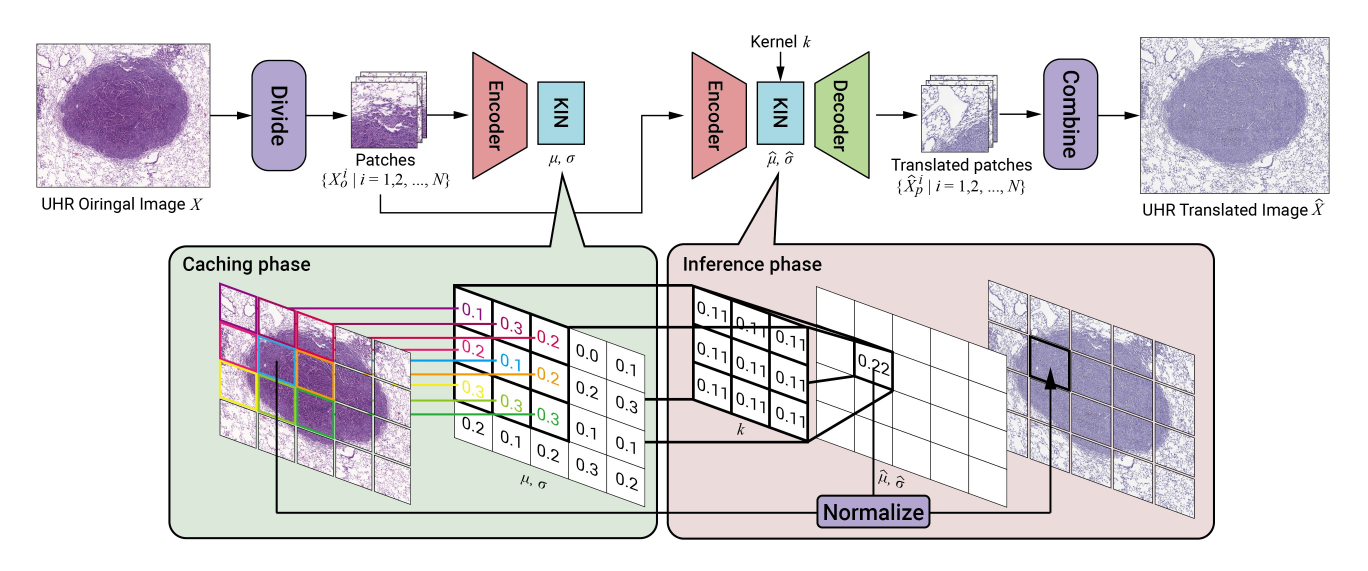
#> input picture imgs/KIN.jpg, 4104 x 1712 px (shown at 1/3 size)
$ python metric_whole_image_no_ref.py --path imgs/KIN.jpg   (older library calls are emulated)
#> lines starting #> are read from the running program, lines starting #| are printed output that depends on the picture; after the words box and inside, x2 and y2 are one past the last pixel; in counts of white or black regions, pixels touching at a corner belong together
### metrics/sobel.py
import cv2


def read_img_toYCRCB(img_path):
    img = cv2.imread(img_path)
    img = cv2.cvtColor(img, cv2.COLOR_BGR2YCR_CB)
    return img


def calculate_YCRCB_gradient(YCRCB_img):
    YCRCB_img_Y_channel = YCRCB_img[..., 0]
    sobelx = cv2.Sobel(YCRCB_img_Y_channel, -1, 1, 0, ksize=3)
    sobely = cv2.Sobel(YCRCB_img_Y_channel, -1, 0, 1, ksize=3)
    grad = cv2.addWeighted(sobelx, 0.5, sobely, 0.5, 0)
    return grad


def calculate_grad_avg(grad):
    h, w = grad.shape
    return grad.sum() / h / w


def calculate_sobel_gradient_pipeline(img_path):
    img_ycrcb = read_img_toYCRCB(img_path)
#> in read_img_toYCRCB, img is the input picture: shape (1712, 4104, 3); mean B, G, R 223.5, 220.7, 224.1
#> in read_img_toYCRCB, `img = cv2.cvtColor(img, cv2.COLOR_BGR2YCR_CB)`: img: shape (1712, 4104, 3); mean of channels 0, 1, 2 222, 129.5, 128.8
    grad = calculate_YCRCB_gradient(img_ycrcb)
#> in calculate_YCRCB_gradient, `grad = cv2.addWeighted(sobelx, 0.5, sobely, 0.5, 0)`:
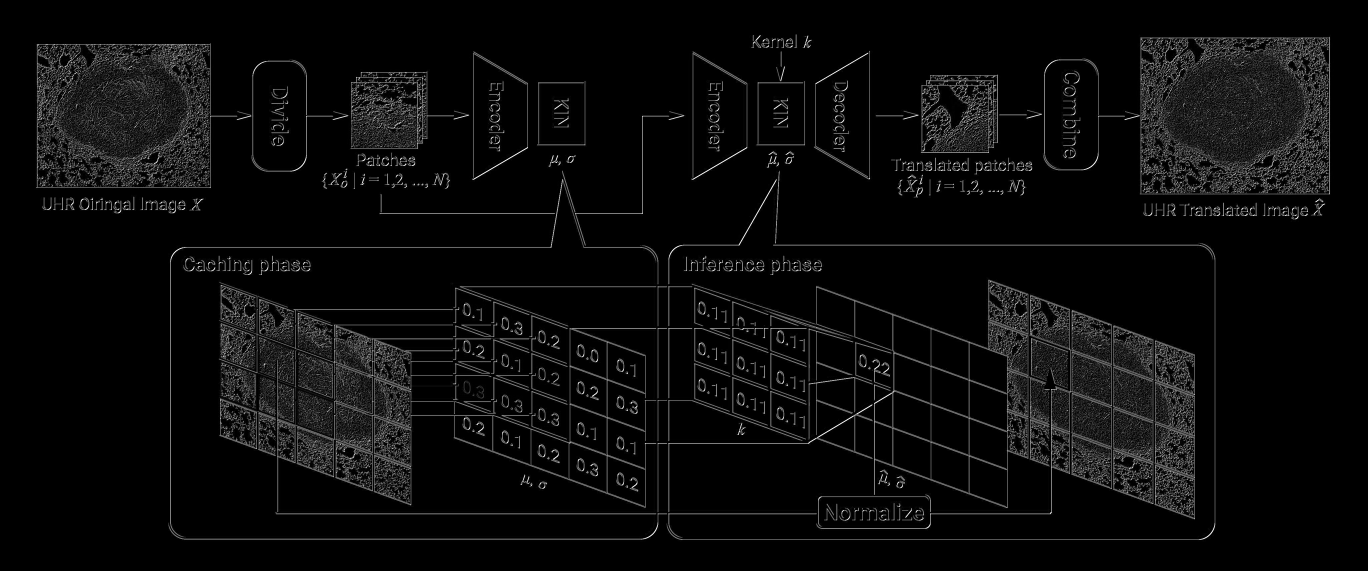
#> grad: shape (1712, 4104) (shown at 1/3 size); min 0, max 255, mean 11
    grad_avg = calculate_grad_avg(grad)
#> grad_avg = 11.03
    return grad, grad_avg

### metrics/piqe.py
# https://github.com/buyizhiyou/NRVQA/blob/master/piqe.py
import cv2
import numpy as np


def calculate_mscn(dis_image):
    dis_image = dis_image.astype(np.float32)
    ux = cv2.GaussianBlur(dis_image, (7, 7), 7 / 6)
    ux_sq = ux * ux
    sigma = np.sqrt(
        np.abs(
            cv2.GaussianBlur(dis_image**2, (7, 7), 7 / 6) - ux_sq
        )
    )

    mscn = (dis_image - ux) / (1 + sigma)

    return mscn


# Function to segment block edges


def segmentEdge(blockEdge, nSegments, blockSize, windowSize):
    # Segment is defined as a collection of 6 contiguous pixels in a block edge
    segments = np.zeros((nSegments, windowSize))
    for i in range(nSegments):
        segments[i, :] = blockEdge[i:windowSize]
        if windowSize <= (blockSize + 1):
            windowSize = windowSize + 1

    return segments


def noticeDistCriterion(
    Block, nSegments, blockSize, windowSize, blockImpairedThreshold, N
):
    # Top edge of block
    topEdge = Block[0, :]
    segTopEdge = segmentEdge(topEdge, nSegments, blockSize, windowSize)

    # Right side edge of block
    rightSideEdge = Block[:, N - 1]
    rightSideEdge = np.transpose(rightSideEdge)
    segRightSideEdge = segmentEdge(
        rightSideEdge, nSegments, blockSize, windowSize
    )

    # Down side edge of block
    downSideEdge = Block[N - 1, :]
    segDownSideEdge = segmentEdge(
        downSideEdge, nSegments, blockSize, windowSize
    )

    # Left side edge of block
    leftSideEdge = Block[:, 0]
    leftSideEdge = np.transpose(leftSideEdge)
    segLeftSideEdge = segmentEdge(
        leftSideEdge, nSegments, blockSize, windowSize
    )

    # Compute standard deviation of segments in left,
    # right, top and down side edges of a block
    segTopEdge_stdDev = np.std(segTopEdge, axis=1)
    segRightSideEdge_stdDev = np.std(segRightSideEdge, axis=1)
    segDownSideEdge_stdDev = np.std(segDownSideEdge, axis=1)
    segLeftSideEdge_stdDev = np.std(segLeftSideEdge, axis=1)

    # Check for segment in block exhibits impairedness,
    # if the standard deviation of the segment is less
    # than blockImpairedThreshold.
    blockImpaired = 0
    for segIndex in range(segTopEdge.shape[0]):
        if (
            (segTopEdge_stdDev[segIndex] < blockImpairedThreshold)
            or (segRightSideEdge_stdDev[segIndex] < blockImpairedThreshold)
            or (segDownSideEdge_stdDev[segIndex] < blockImpairedThreshold)
            or (segLeftSideEdge_stdDev[segIndex] < blockImpairedThreshold)
        ):
            blockImpaired = 1
            break

    return blockImpaired


def noiseCriterion(Block, blockSize, blockVar):
    # Compute block standard deviation[h,w,c]=size(I)
    blockSigma = np.sqrt(blockVar)
    # Compute ratio of center and surround standard deviation
    cenSurDev = centerSurDev(Block, blockSize)
    # Relation between center-surround deviation and the
    # block standard deviation
    blockBeta = (abs(blockSigma - cenSurDev)) / (max(blockSigma, cenSurDev))

    return blockSigma, blockBeta


# Function to compute center surround Deviation of a block


def centerSurDev(Block, blockSize):
    # block center
    center1 = int((blockSize + 1) / 2) - 1
    center2 = center1 + 1
    center = np.vstack((Block[:, center1], Block[:, center2]))
    # block surround
    Block = np.delete(Block, center1, axis=1)
    Block = np.delete(Block, center1, axis=1)

    # Compute standard deviation of block center and block surround
    center_std = np.std(center)
    surround_std = np.std(Block)

    # Ratio of center and surround standard deviation
    cenSurDev = center_std / surround_std

    # Check for nan's
    # if(isnan(cenSurDev)):
    #     cenSurDev = 0

    return cenSurDev


def piqe(im):
    blockSize = 16  # Considered 16x16 block size for overall analysis
    activityThreshold = (
        0.1  # Threshold used to identify high spatially prominent blocks
    )
    blockImpairedThreshold = (
        0.1  # Threshold identify blocks having noticeable artifacts
    )
    windowSize = 6  # Considered segment size in a block edge.
    # Number of segments for each block edge
    nSegments = blockSize - windowSize + 1
    NHSA = 0  # Number of high spatial active blocks.

    # pad if size is not divisible by blockSize
    if len(im.shape) == 3:
        im = cv2.cvtColor(im, cv2.COLOR_BGR2GRAY)
    originalSize = im.shape
    rows, columns = originalSize
    rowsPad = rows % blockSize
    columnsPad = columns % blockSize
    isPadded = False
    if rowsPad > 0 or columnsPad > 0:
        if rowsPad > 0:
            rowsPad = blockSize - rowsPad
        if columnsPad > 0:
            columnsPad = blockSize - columnsPad
        isPadded = True
    im = np.pad(im, ((0, rowsPad), (0, columnsPad)), "edge")

    # Normalize image to zero mean and ~unit std
    # used circularly-symmetric Gaussian weighting function sampled out
    # to 3 standard deviations.
    imnorm = calculate_mscn(im)

    # Preallocation for masks
    NoticeableArtifactsMask = np.zeros(imnorm.shape)
    NoiseMask = np.zeros(imnorm.shape)
    ActivityMask = np.zeros(imnorm.shape)

    # Start of block by block processing
    total_var = []
    total_bscore = []
    total_ndc = []
    total_nc = []

    BlockScores = []
    for i in np.arange(0, imnorm.shape[0] - 1, blockSize):
        for j in np.arange(0, imnorm.shape[1] - 1, blockSize):
            # Weights Initialization
            WNDC = 0
            WNC = 0

            # Compute block variance
            Block = imnorm[i:i + blockSize, j:j + blockSize]
            blockVar = np.var(Block)

            if blockVar > activityThreshold:
                ActivityMask[i:i + blockSize, j:j + blockSize] = 1
                NHSA = NHSA + 1

                # Analyze Block for noticeable artifacts
                blockImpaired = noticeDistCriterion(
                    Block,
                    nSegments,
                    blockSize - 1,
                    windowSize,
                    blockImpairedThreshold,
                    blockSize,
                )

                if blockImpaired:
                    WNDC = 1
                    NoticeableArtifactsMask[
                        i:i + blockSize, j:j + blockSize
                    ] = blockVar

                # Analyze Block for guassian noise distortions
                [blockSigma, blockBeta] = noiseCriterion(
                    Block, blockSize - 1, blockVar
                )

                if blockSigma > 2 * blockBeta:
                    WNC = 1
                    NoiseMask[i:i + blockSize, j:j + blockSize] = blockVar

                # Pooling/ distortion assigment
                # distBlockScores = distBlockScores + \
                #     WNDC*pow(1-blockVar, 2) + WNC*pow(blockVar, 2)

                if WNDC * pow(1 - blockVar, 2) + WNC * pow(blockVar, 2) > 0:
                    BlockScores.append(
                        WNDC * pow(1 - blockVar, 2) + WNC * pow(blockVar, 2)
                    )

                total_var = [total_var, blockVar]
                total_bscore = [
                    total_bscore, WNDC * (1 - blockVar) + WNC * (blockVar)
                ]
                total_ndc = [total_ndc, WNDC]
                total_nc = [total_nc, WNC]

    BlockScores = sorted(BlockScores)
    lowSum = sum(BlockScores[: int(0.1 * len(BlockScores))])
    Sum = sum(BlockScores)
    Scores = [(s * 10 * lowSum) / Sum for s in BlockScores]
    C = 1
    Score = ((sum(Scores) + C) / (C + NHSA)) * 100

    # if input image is padded then remove those portions from ActivityMask,
    # NoticeableArtifactsMask and NoiseMask and ensure that size of these masks
    # are always M-by-N.
    if isPadded:
        NoticeableArtifactsMask = NoticeableArtifactsMask[
            0:originalSize[0], 0:originalSize[1]
        ]
        NoiseMask = NoiseMask[0:originalSize[0], 0:originalSize[1]]
        ActivityMask = ActivityMask[0:originalSize[0], 1:originalSize[1]]

    return Score, NoticeableArtifactsMask, NoiseMask, ActivityMask

### metrics/niqe.py
# https://github.com/buyizhiyou/NRVQA/blob/master/niqe.py
import math
from os.path import dirname, join

import cv2
import numpy as np
import scipy
import scipy.io
import scipy.misc
import scipy.ndimage
import scipy.special

gamma_range = np.arange(0.2, 10, 0.001)
a = scipy.special.gamma(2.0 / gamma_range)
a *= a
b = scipy.special.gamma(1.0 / gamma_range)
c = scipy.special.gamma(3.0 / gamma_range)
prec_gammas = a / (b * c)


# [142 lines left out: functions aggd_features, ggd_features, paired_product, gen_gauss_window, compute_image_mscn_transform, _niqe_extract_subband_feats, not called in this run]


def get_patches_train_features(img, patch_size, stride=8):
    return _get_patches_generic(img, patch_size, 1, stride)


def get_patches_test_features(img, patch_size, stride=8):
    return _get_patches_generic(img, patch_size, 0, stride)


# [50 lines left out: functions extract_on_patches, _get_patches_generic, not called in this run]


def niqe(inputImgData):

    patch_size = 96
    module_path = dirname(__file__)

    # TODO: memoize
    params = scipy.io.loadmat(join(module_path, "niqe_image_params.mat"))
    pop_mu = np.ravel(params["pop_mu"])
    pop_cov = params["pop_cov"]

    if inputImgData.ndim == 3:
        inputImgData = cv2.cvtColor(inputImgData, cv2.COLOR_BGR2GRAY)
    M, N = inputImgData.shape

    assert M > (
        patch_size * 2 + 1
    ), "niqe called with small frame size, requires " \
       "> 192x192 resolution video using current training parameters"
    assert N > (
        patch_size * 2 + 1
    ), "niqe called with small frame size, requires > 192x192 " \
       "resolution video using current training parameters"

    feats = get_patches_test_features(inputImgData, patch_size)
    sample_mu = np.mean(feats, axis=0)
    sample_cov = np.cov(feats.T)

    X = sample_mu - pop_mu
    covmat = (pop_cov + sample_cov) / 2.0
    pinvmat = scipy.linalg.pinv(covmat)
    niqe_score = np.sqrt(np.dot(np.dot(X, pinvmat), X))

    return niqe_score

### metric_whole_image_no_ref.py
import argparse
import os
from pathlib import Path

import cv2
from PIL import Image

from metrics.niqe import niqe
from metrics.piqe import piqe
from metrics.sobel import calculate_sobel_gradient_pipeline

parser = argparse.ArgumentParser()
parser.add_argument(
    "--exp_name",
    type=str,
    default="",
    help="Experiment name",
)
parser.add_argument(
    "--path",
    type=str,
    required=True,
    help="Path to the image",
)
parser.add_argument(
    "--save_grad",
    action="store_true",
    help="Whether to save the gardient image",
)

if __name__ == "__main__":
    args = parser.parse_args()
    sobel_gradient, sobel_gradient_avg = calculate_sobel_gradient_pipeline(
        args.path
    )
#> sobel_gradient_avg = 11.03

    im_bgr = cv2.imread(args.path)
    piqe_score, _, _, _ = piqe(im_bgr)
#> after the loop in piqe, `for i in np.arange(0, imnorm.shape[0] - 1, blockSize):`:
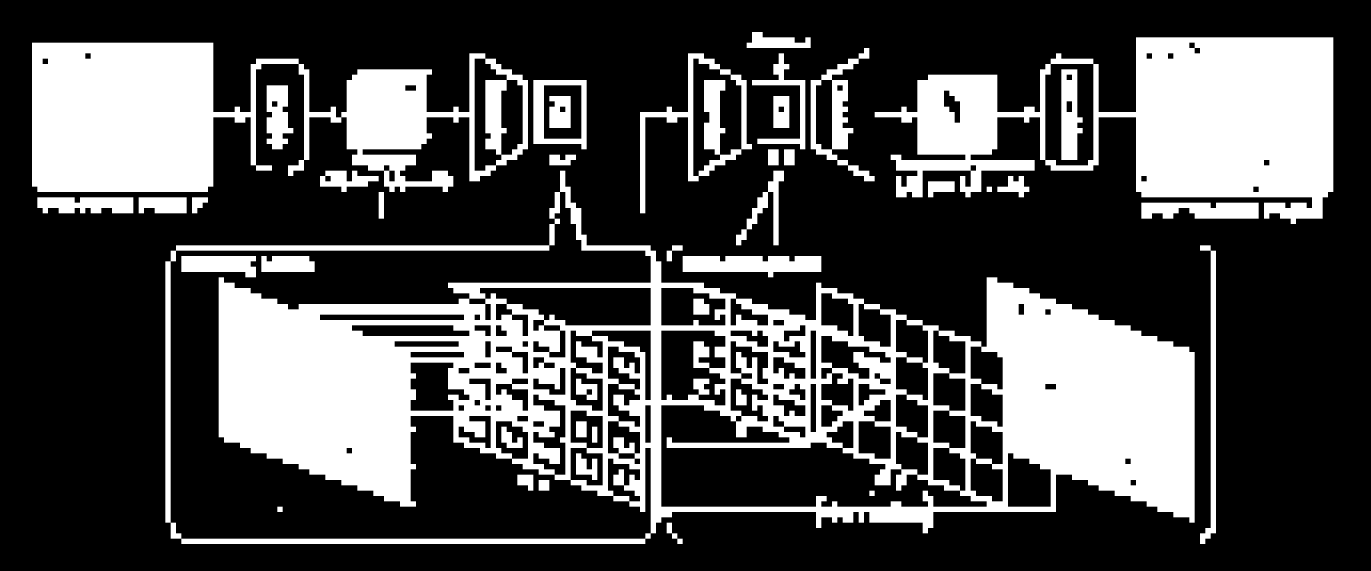
#> ActivityMask: shape (1712, 4112) float64 (shown at 1/3 size); values 0 (black) and 1 (white), 29.8% white; 42 white regions, largest, box (x1, y1, x2, y2) and area: (496, 512, 3584, 1632) 1098496, (2624, 112, 4000, 672) 388352, (96, 128, 1584, 576) 363008
#> after the loop in piqe, `for i in np.arange(0, imnorm.shape[0] - 1, blockSize):`:
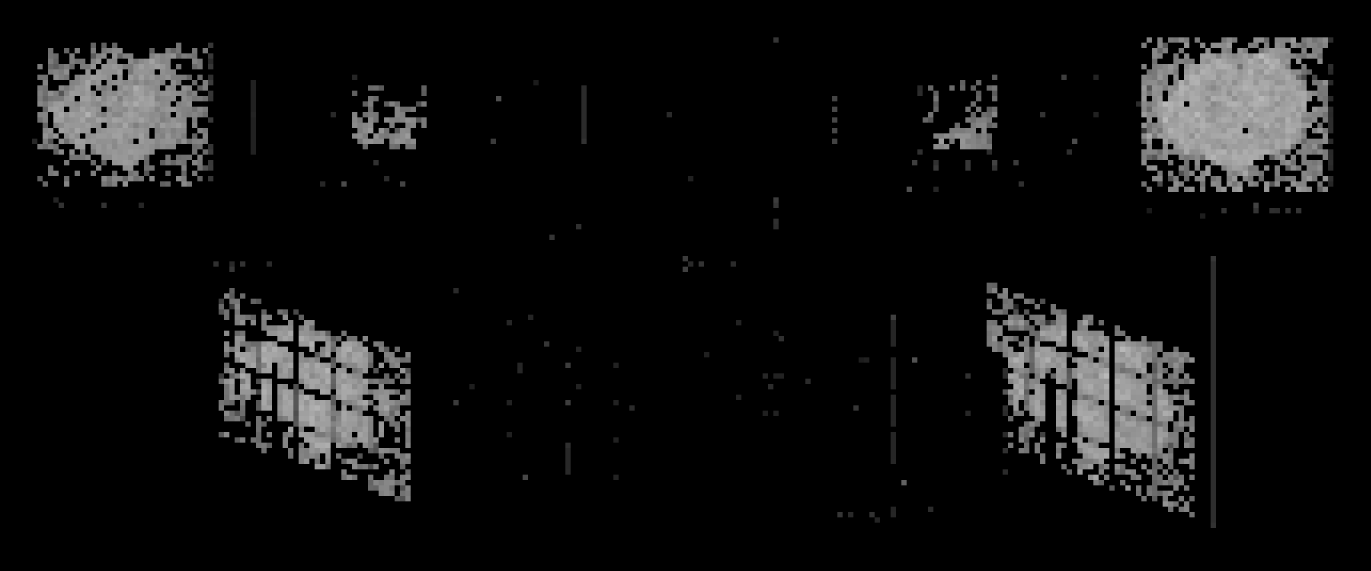
#> NoiseMask: shape (1712, 4112) float64 (shown at 1/3 size); min 0, max 0.737, mean 0.0594
#> after the loop in piqe, `for i in np.arange(0, imnorm.shape[0] - 1, blockSize):`:
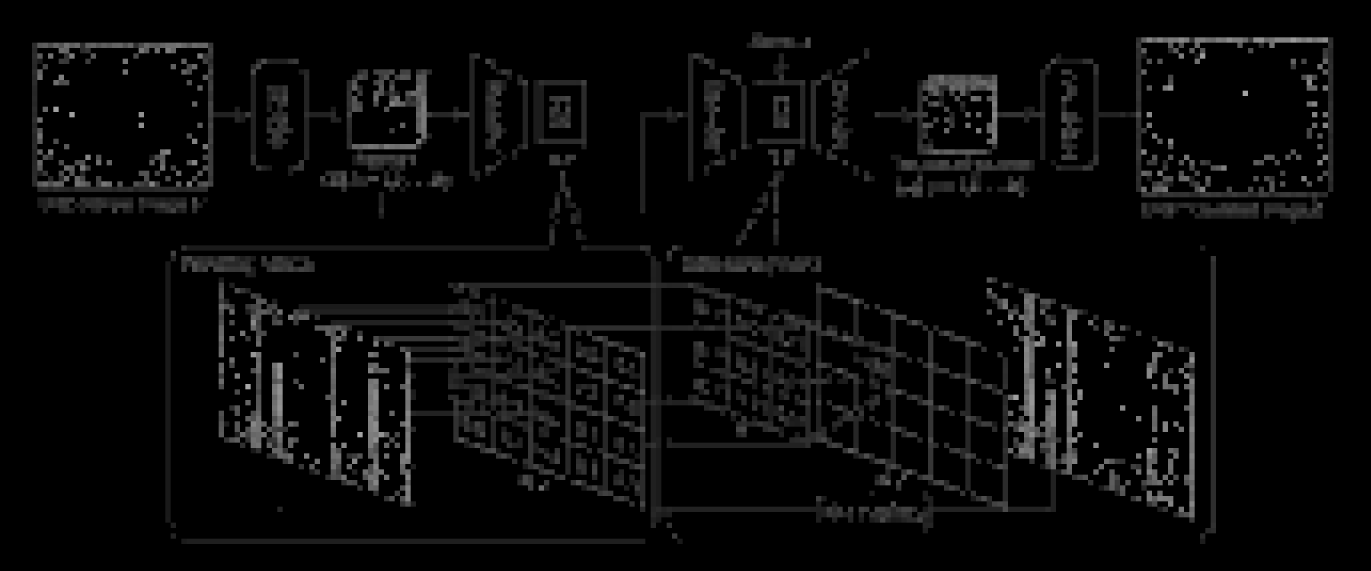
#> NoticeableArtifactsMask: shape (1712, 4112) float64 (shown at 1/3 size); min 0, max 0.656, mean 0.0383
#> in piqe, `ActivityMask = ActivityMask[0:originalSize[0], 1:originalSize[1]]`:
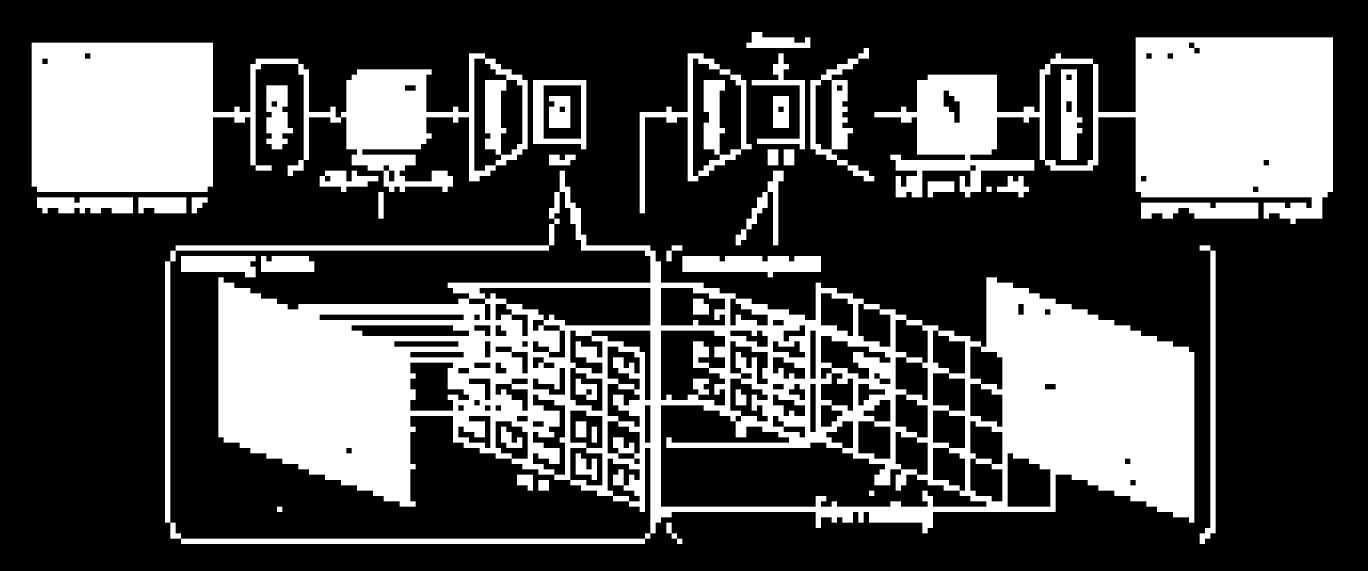
#> ActivityMask: shape (1712, 4103) float64 (shown at 1/3 size); values 0 (black) and 1 (white), 29.9% white; 42 white regions, largest, box (x1, y1, x2, y2) and area: (495, 512, 3583, 1632) 1098496, (2623, 112, 3999, 672) 388352, (95, 128, 1583, 576) 363008
#> (the run stopped early here; a loop or call above may not have finished)
